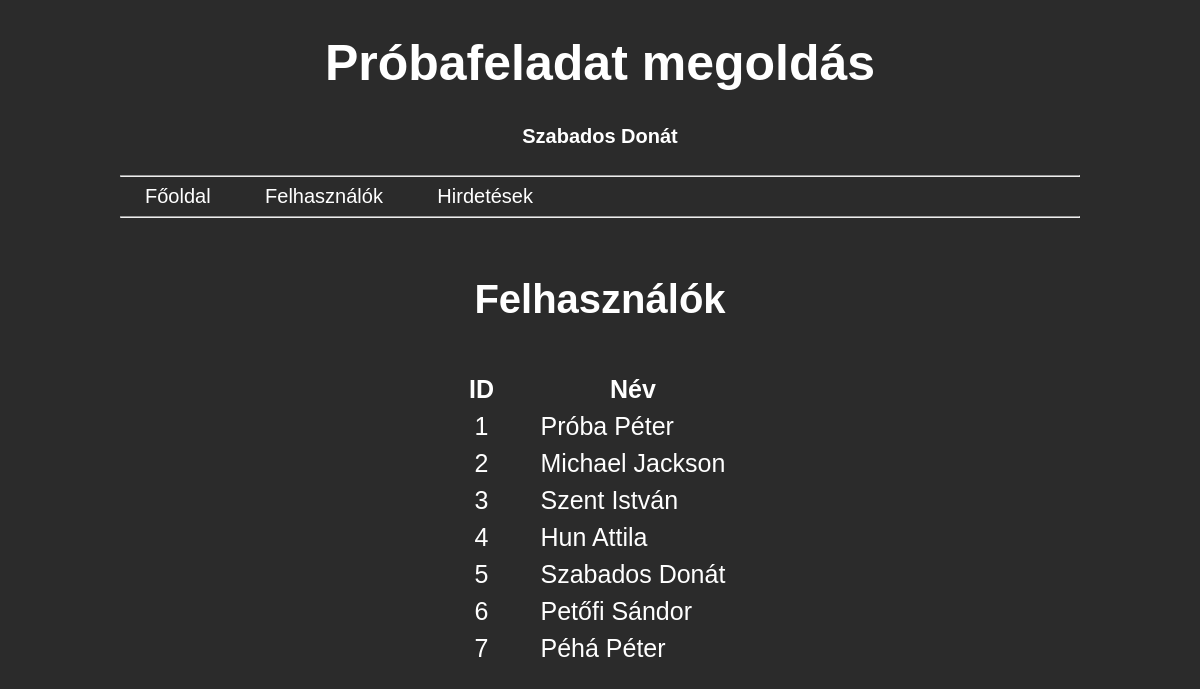
The app's page /pages/userlist.php with its own data.
### tables this page shows
CREATE TABLE `user` (
  `id` int(8) NOT NULL,
  `name` varchar(32) NOT NULL
);

### models/User.php (called while the page is built)
<?php
class User {
    private $id;
    private $name;
    public function __construct($id, $name) {
        $this->id = $id;
        $this->name = $name;
    }
    public function getId() {
        return $this->id;
    }
    public function getName() {
        return $this->name;
    }
}

### pages/userlist.php (the view, shortened to what this page needs)
<!DOCTYPE html>
<html lang="en">
<head>
  <link rel="stylesheet" href="../styles.css">
</head>
<body>
  <div id="header">
    <h1>Próbafeladat megoldás</h1>
    <h4>Szabados Donát</h4>
  </div>
  <hr>
  <div id="menu">
    <a href="../index.php">Főoldal</a>
    <a href="userlist.php">Felhasználók</a>
    <a href="adlist.php">Hirdetések</a>
  </div>
  <hr>
  <br>
  <h2>Felhasználók</h2>
<?php
include("../models/User.php");
$conn = mysqli_connect("localhost", "default", "RabIT_Probafeladat") or die("Hiba történt!");
if (mysqli_select_db($conn, "probafeladat")) {
    $sql = "SELECT id, name FROM user";
    $res = mysqli_query($conn, $sql) or die("Nem sikerült végrehajtani az SQL utassítást!");
    echo "<table id='table-users'>";
    echo "<tr><th>ID</th><th>Név</th></tr>";
    while (($current_row = mysqli_fetch_assoc($res)) != null) {
        $user = new User($current_row["id"], $current_row["name"]);
        echo '<tr><td>' . $user->getId() . '</td><td>' . $user->getName() . '</td></tr>';
    }
    echo "</table>";
} else {
  die("Nem sikerült kapcsolódni az adatbázishoz!");
}
?>
</body>
</html>

### styles.css (style rules this page uses)
body { font-family: Arial, serif; background-color: #2b2b2b; color: white; margin-left: 10%; margin-right: 10%; }
h1 { font-size: 50px; text-align: center; }
h2 { font-size: 40px; text-align: center; }
h4 { font-size: 20px; text-align: center; }
a { text-decoration: none; color: white; font-size: 20px; margin: 25px; }
table { margin-left: auto; margin-right: auto; margin-top: 50px; font-size: 25px; }
td { padding-right: 25px; padding-left: 25px; padding-top: 5px; }

### records on screen
user: id "1", name "Próba Péter"
user: id "2", name "Michael Jackson"
user: id "3", name "Szent István"
user: id "4", name "Hun Attila"
user: id "5", name "Szabados Donát"
user: id "6", name "Petőfi Sándor"
user: id "7", name "Péhá Péter"
